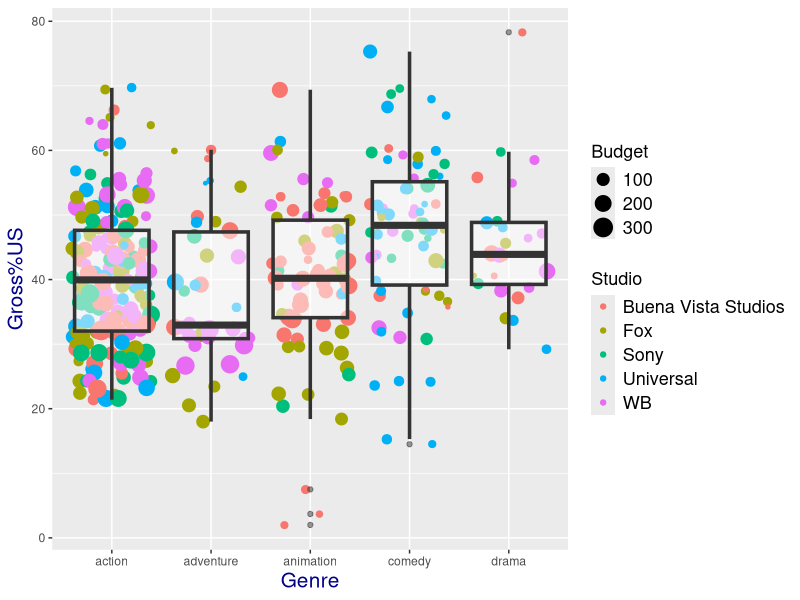

This figure's R source:



setwd("D:\\1_Coding\\1_Coding_Theory\\Udemy\\R_Programming\\Section_6\\Homework")

movies <- read.csv("FilmData.csv")

head(movies)

library(ggplot2)

 

mydf <- movies[c(movies$Genre == "action" | movies$Genre == "adventure"|movies$Genre == "animation"|
                movies$Genre == "comedy"|movies$Genre == "drama") & 
                 c(movies$Studio == "Buena Vista Studios"| movies$Studio == "Fox"|
                 movies$Studio == "paramount Pictures" | movies$Studio == "Sony"|
                 movies$Studio == "Universal" | movies$Studio == "WB"),
                 
               ]

colnames(mydf)[8] <- "Budget"
 
head(mydf)
tail(mydf)

v <- ggplot(data = mydf, aes( y = Gross.US, x = Genre))

b <-v  +  geom_jitter(aes( size = Budget,color = Studio)) + geom_boxplot(size = 1.2, alpha = 0.5) 


b + xlab("Genre") + 
  ylab("Gross%US") +
theme(axis.title.x = element_text(color = "DarkBlue", size = 15) , 
      axis.title.y = element_text(color = "DarkBlue", size = 15),
      legend.title = element_text(size = 13),
      legend.text  = element_text(size = 13),
      
)
  
         
        
  



